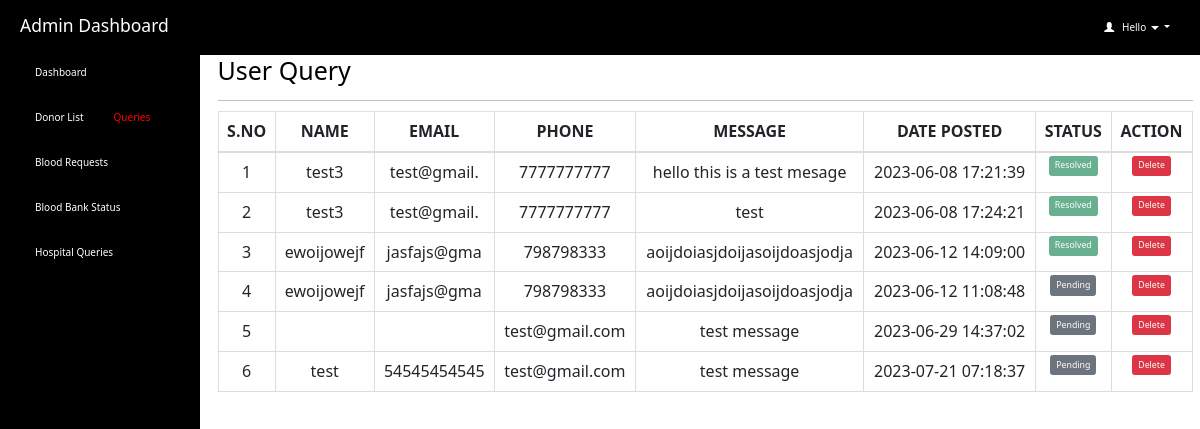
/admin/query.php (signed in), run on the app's committed database.
### tables this page shows
CREATE TABLE `contact_us` (
  `query_id` int(11) NOT NULL,
  `query_name` varchar(100) NOT NULL,
  `query_number` varchar(120) NOT NULL,
  `query_mail` char(11) NOT NULL,
  `query_message` longtext NOT NULL,
  `query_date` timestamp NOT NULL DEFAULT current_timestamp() ON UPDATE current_timestamp(),
  `query_status` varchar(11) DEFAULT 'pending'
);

### admin/query.php (the view, shortened to what this page needs)
<html>
<head>
  <link rel="stylesheet" href="https://maxcdn.bootstrapcdn.com/bootstrap/3.4.1/css/bootstrap.min.css">
</head>
<?php
  if (isset($_SESSION['loggedin']) && $_SESSION['loggedin'] == true) {
  ?>
<body style="color: black">
  <div id="header">
    <?php include 'header.php'; ?>
  </div>
  <div id="sidebar">
    <?php $active = "contact";
    include 'sidebar.php'; ?>
  </div>
  <div id="content">
    <div class="content-wrapper">
      <div class="container-fluid">
        <div class="row">
          <div class="col-md-12 lg-12 sm-12">
            <h1 class="page-title">User Query</h1>
          </div>
        </div>
        <hr>
        <?php
        include 'connection.php';
        $count = 1;
        $sql = "SELECT * FROM contact_us";
        $result = mysqli_query($connection, $sql);
        if (mysqli_num_rows($result) > 0) {
        ?>
          <div class="table-responsive">
            <table class="table table-bordered" style="text-align: center">
              <thead style="text-align: center">
                <th style="text-align: center">S.NO</th>
                <th style="text-align: center">NAME</th>
                <th style="text-align: center">EMAIL</th>
                <th style="text-align: center">PHONE</th>
                <th style="text-align: center">MESSAGE</th>
                <th style="text-align: center">DATE POSTED</th>
                <th style="text-align: center">STATUS</th>
                <th style="text-align: center">ACTION</th>
              </thead>
              <tbody>
                <?php
                while ($row = mysqli_fetch_assoc($result)) {
                  $queryId = $row['query_id'];
                ?>
                  <tr>
                    <td><?php echo $count++; ?></td>
                    <td><?php echo $row['query_name']; ?></td>
                    <td><?php echo $row['query_mail']; ?></td>
                    <td><?php echo $row['query_number']; ?></td>
                    <td><?php echo $row['query_message']; ?></td>
                    <td><?php echo $row['query_date']; ?></td>
                    <?php if ($row['query_status'] == "pending") { ?>
                    <td id="btn-text">
                    <button class="btn btn-primary btn-sm btn-secondary" onclick="clickme(<?php echo $queryId; ?>)">Pending</button>
                    </td>
                    <?php } else { ?>
                    <td id="btn-text"><button type="button" class="btn btn-primary btn-sm btn-success" disabled>Resolved</button></td>
                    <?php } ?>
                    <td id="btn-text">
                      <button class="btn btn-primary btn-sm btn-danger" onclick="window.location.href = 'delete_query.php?id=<?php echo $queryId; ?>';">Delete</a>
                    </td>
                  </tr>
                <?php } ?>
              </tbody>
            </table>
          </div>
        <?php } ?>
        </div>
      </div>
    </div>
   <?php }
    ?>
</body>
</html>

### admin/query.php (style rules this page uses)
#sidebar { position: fixed; margin-top: -20px }
#content { position: relative; margin-left: 210px }
#btn-text { font-size: 14px; font-weight: 600; text-transform: uppercase; padding: 3px 7px; color: #fff; text-decoration: none; border-radius: 3px; align: center }

### data on the page
contact_us: query_name "test3", query_mail "test@gmail.", query_number "7777777777", query_message "hello this is a test mesage", query_date "2023-06-08 17:21:39", query_status "Resolved"
contact_us: query_name "test3", query_mail "test@gmail.", query_number "7777777777", query_message "test", query_date "2023-06-08 17:24:21", query_status "Resolved"
contact_us: query_name "ewoijowejf", query_mail "jasfajs@gma", query_number "798798333", query_message "aoijdoiasjdoijasoijdoasjodja", query_date "2023-06-12 14:09:00", query_status "Resolved"
contact_us: query_name "ewoijowejf", query_mail "jasfajs@gma", query_number "798798333", query_message "aoijdoiasjdoijasoijdoasjodja", query_date "2023-06-12 11:08:48"
contact_us: query_number "test@gmail.com", query_message "test message", query_date "2023-06-29 14:37:02"
contact_us: query_name "test", query_mail "54545454545", query_number "test@gmail.com", query_message "test message", query_date "2023-07-21 07:18:37"
